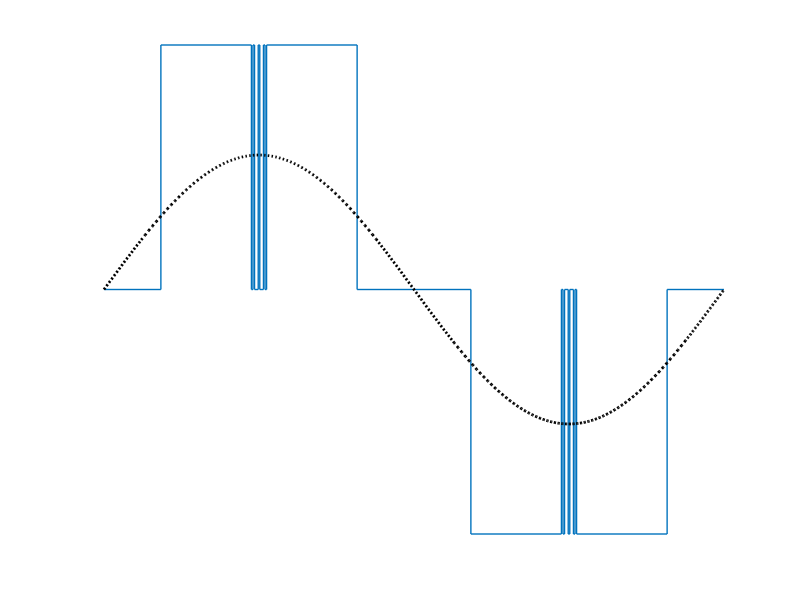
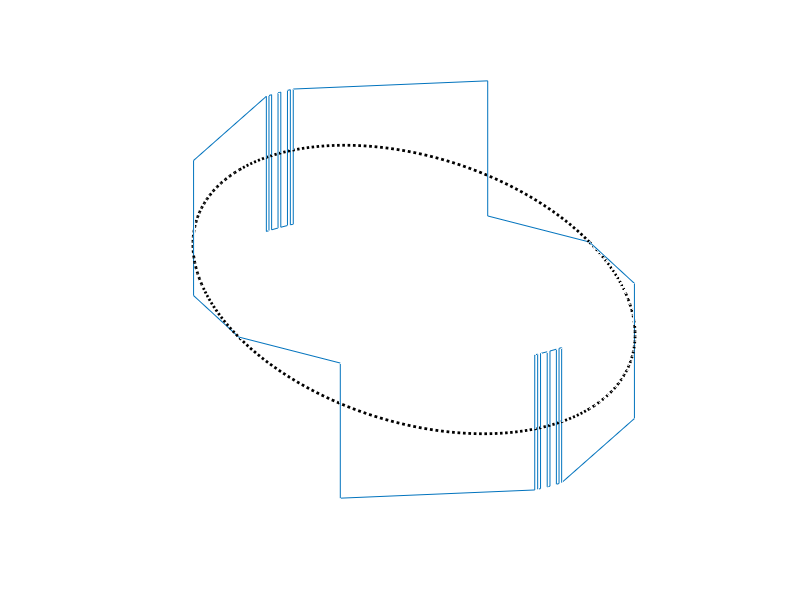

Write the MATLAB code that produced these figures, in order.
   % alpha[1] = 0.6055937525415025
   % alpha[2] = 0.6213040492559058
   % alpha[3] = 0.6370187386620668
   % alpha[4] = 0.6527302458124219
   % alpha[5] = 0.6684416046082732
   % alpha[6] = 0.6841567523061838
   % alpha[7] = 0.6998670059248276
   % alpha[8] = 1.5629421252042202
   %    du[1] = 1.0
   %    du[2] = 0.0
   %    du[3] = 1.0
   %    du[4] = 0.0
   %    du[5] = 1.0
   %    du[6] = 0.0
   %    du[7] = 1.0
   %    du[8] = 0.0

   % a = 0.6674572160283855;
   % alpha = [a, pi-a, a+pi, 2*pi-a];
   % u = [0 1 0 -1 0];

   % a = [0.6055937525415025;
   %     0.6213040492559058
   % 0.6370187386620668;
   % 0.6527302458124219;
   % 0.6684416046082732;
   % 0.6841567523061838;
   % 0.6998670059248276;
   % 1.5629421252042202];
   % u0 = 0;
   % uv = [0 1 0 1 0 1 0 1 0]';

   %modulation = 1;
      % a = [0.6514286491352599; 0.6671438104191006; 0.6828588859056817];
% uv = [0 1 0 1]';
% u0 = 0;

modulation = 0.55;
 a = [0.5764188652596557;
     1.4940129440240595;
     1.5098427393429221;
     1.5256472497294145;
     1.562892065118792];
      uv = [0 1 0 1 0 1]';

   aa_quad = [0; kron(a, [1; 1]); pi/2];
    u_quad = kron(uv, [1; 1]);
    aa_all = [aa_quad; pi - (aa_quad(end:-1:1)); pi + aa_quad; 2*pi - aa_quad(end:-1:1)];
    u_all = [u_quad; u_quad(end:-1:1); -u_quad; -u_quad(end:-1:1)];

   % [na, nb] = pulse_harmonics(3, u, alpha);

   figure(34)
   clf
   hold on
   plot(aa_all, u_all, 'linewidth', 1)
   xlim([0, 2*pi])

   theta = linspace(0, 2*pi, 500);
   plot(theta, modulation*sin(theta), ':k', 'linewidth', 2);
   % xlabel('\theta')
   % ylabel('u(\theta)')
   axis off

   figure(40)
   clf
   
   hold on
   plot3(cos(aa_all), sin(aa_all), u_all)
   plot3(cos(theta), sin(theta), modulation*sin(theta), ':k', 'linewidth', 2)
   axis off
   xlim([-1, 1])
   ylim([-1, 1])
   % zlim([-1, 1])
   % pbaspect([1 1 1])
   view(3)
   
